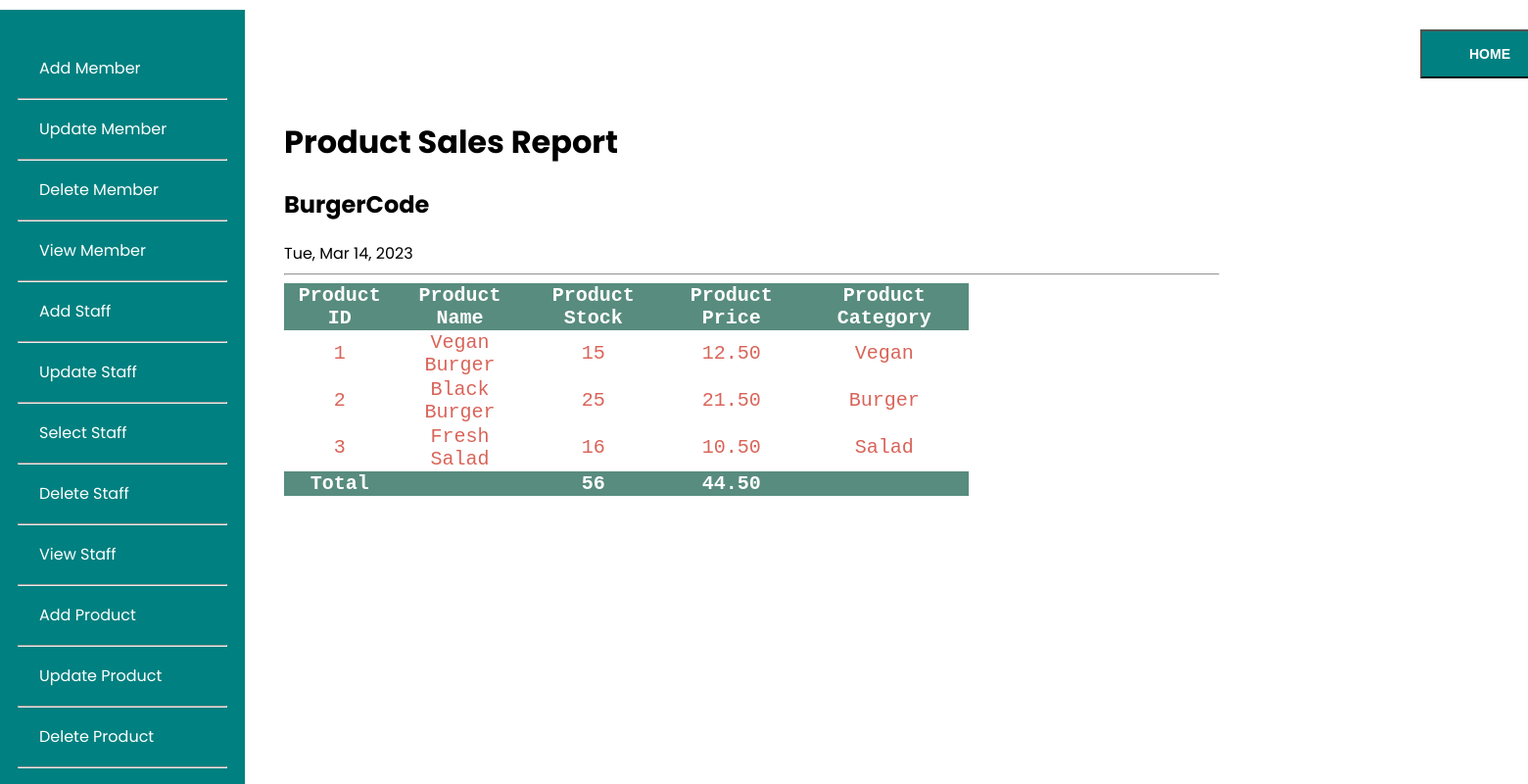
The app's page /AdminPage/sales_report.php with its own data.
### tables this page shows
CREATE TABLE `product` (
  `product_id` int(5) NOT NULL,
  `product_category` varchar(100) NOT NULL,
  `product_name` varchar(200) NOT NULL,
  `product_stock` int(10) NOT NULL,
  `product_price` decimal(10,2) NOT NULL
);

### AdminPage/sales_report.php (the view, shortened to what this page needs)
<?php
$connect = mysqli_connect("localhost","root","","project");
?>
<!DOCTYPE html>
<html lang="en" dir="ltr">
  <head>
    <link href="sales.css" type="text/css" rel="stylesheet"/>
  </head>
  <body>
    <div class="content">
    		<a href="MemberAdd.html"><span>Add Member</span></a>
    		<hr>
    		<a href="MemberUpdate.html"><span>Update Member</span></a>
    		<hr>
    		<a href="MemberDelete.html"><span>Delete Member</span></a>
    		<hr>
    		<a href="MemberView.html"><span>View Member</span></a>
    		<hr>
        <a href="StaffAdd.html"><span>Add Staff</span></a>
    		<hr>
    		<a href="StaffUpdate.html"><span>Update Staff</span></a>
    		<hr>
        <a href="StaffSelection.html"><span>Select Staff</span></a>
    		<hr>
    		<a href="StaffDelete.html"><span>Delete Staff</span></a>
    		<hr>
    		<a href="StaffView.html"><span>View Staff</span></a>
    		<hr>
        <a href="MemberAdd.html"><span>Add Product</span></a>
        <hr>
        <a href="MemberUpdate.html"><span>Update Product</span></a>
        <hr>
        <a href="MemberDelete.html"><span>Delete Product</span></a>
        <hr>
        <a href="MemberView.html"><span>View Product</span></a>
      </div>
      <a class="Home" href="main.html"><input type="submit" name="HOME" value="HOME" /></a>
<div class="mid">
    <h1>Product Sales Report</h1>
    <h2>BurgerCode</h2>
    <?php
    echo date("D, M j, Y");
     ?>
    <hr>
	   <table width="650px">
		     <tr>
			        <th>Product ID</th>
			        <th>Product Name</th>
			        <th>Product Stock</th>
              <th>Product Price</th>
              <th>Product Category</th>
        </tr>
		      <?php
		     $result = mysqli_query($connect, "select * from product");
	       while($row = mysqli_fetch_assoc($result))
		     {
			        ?>
			<tr>
				<td><?php echo $row["product_id"]; ?></td>
				<td><?php echo $row["product_name"]; ?></td>
				<td><?php echo $row["product_stock"]; ?></td>
        <td><?php echo $row["product_price"]; ?></td>
        <td><?php echo $row["product_category"]; ?></td>
			</tr>
			<?php
		}
		?>
    <tfoot>
      <tr>
        <th>Total</th>
        <th colspan="1"></th>
        <?php
        $result = mysqli_query($connect, "select sum(Product_stock) as ssum from product");
        while($row = mysqli_fetch_assoc($result))
        {
        ?>
        <th><?php echo $row['ssum']; ?></th>
        <?php
      }
      ?>
      <?php
        $result = mysqli_query($connect, "select sum(Product_price) as psum from product");
        while($row = mysqli_fetch_assoc($result))
        {
          ?>
          <th><?php echo $row['psum']; ?></th>
      <?php
      }
      ?>
      <th colspan="1"></th>
      </tr>
    </tfoot>
	</table>
  </div>
  </body>
</html>

### AdminPage/sales.css (style rules this page uses)
body { background-color:white; margin:0; padding: 0; box-sizing: border-box; font-family:'Poppins',sans-serif; }
.content { background: Teal; margin-top:10px; padding-top: 30px; position: fixed; left:0; width: 250px; height: 100%; }
.content a { color:White; display: block; width: 100%; line-height: 60px; text-decoration: none; padding-left: 40px; box-sizing: border-box; transition: 0.5s; transition-property: background; }
.content hr { width: 85%; margin: auto; }
.Home { width: 120.93px; height: 20px; }
a input[name=HOME] { position: absolute; width: 142px; height: 50px; font-size: 14px; color:white; font-weight: bold; left: 1450px; top: 30px; background-color:Teal; }
.mid { padding-top: 100px; margin-left: 290px; }
table { border-collapse: collapse; width: 55%; color: #d96459; font-family: monospace; font-size: 20px; text-align: center; }
th { background-color: #588c7e; color: white; }
hr { margin-left: 0; width: 75%; }

### records on screen
product: product_id "1", product_name "Vegan Burger", product_stock "15", product_price "12.50", product_category "Vegan"
product: product_id "2", product_name "Black Burger", product_stock "25", product_price "21.50", product_category "Burger"
product: product_id "3", product_name "Fresh Salad", product_stock "16", product_price "10.50", product_category "Salad"

### other values on screen
$row['ssum'] "56"
$row['psum'] "44.50"
